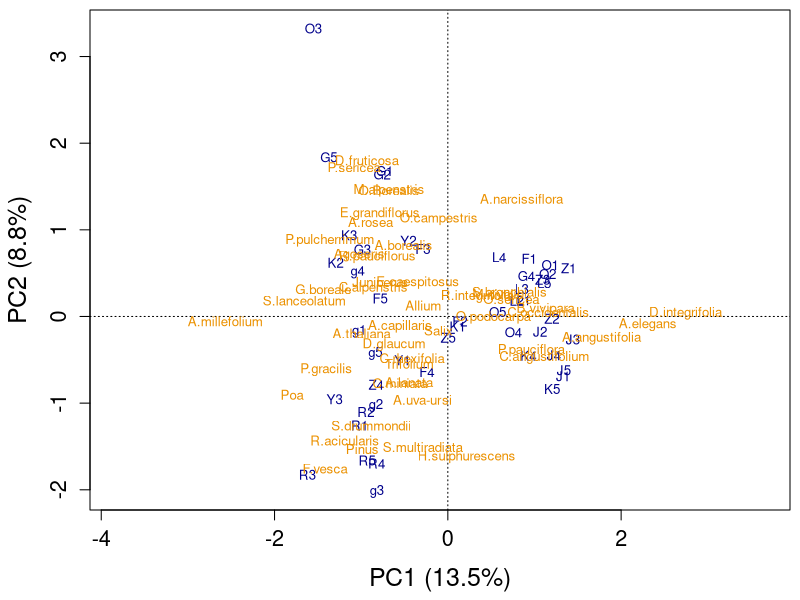

This figure's R source:
library(tidyverse)

coords <- read.csv("data//LTERCoordinates.csv")
IDs <- read.csv("data//PlantIDs2022.csv")
survey <- read.csv("data//RawPlantSurvey2022.csv")


## Revise species names
head(IDs)
for(i in 1:nrow(IDs)) {
  if (IDs[i, "Species"] == "sp." | IDs[i, "Species"] == "spp.") {
   IDs[i,"speciesName"] <-  IDs[i,"Genus"]
  } else {
    IDs[i,"speciesName"] <- paste0(substring(IDs[i,"Genus"], 1, 1), ".", IDs[i,"Species"])
  }
}

surveyIDs <- IDs %>% 
    select(Species = Shorthand, speciesName) %>% 
    full_join(survey) %>% 
    select(-Species) %>% 
    full_join(coords)


surveyIDsWide <- surveyIDs %>% spread(speciesName, PercentCover, fill = 0)

write.csv(surveyIDsWide, "data//ProcessedPlantData2022.csv", row.names = F)



### EDA

library(vegan)

plantComp <- surveyIDsWide %>% 
    group_by(Meadow, Quadrat) %>% 
    summarize_at(vars(A.angustifolia:Trifolium), .funs = mean)

resp <- plantComp %>% ungroup() %>%  select(A.angustifolia:Trifolium)
respTrans <- decostand(resp, method = "hellinger")
row.names(respTrans) <- paste0(plantComp$Meadow, plantComp$Quadrat)

pca1 <- rda(respTrans, scale = T)

## Plot ordination
adjustedSpeciesScores <- scores(pca1, display = "species")*3

pdf("Ord2022.pdf", useDingbats = F, width = 8, height = 8)
par(mar = c(4.5, 4.5, 0.5, 0.5)) 
plot(pca1, type = "n", xlab = "PC1 (13.5%)", ylab= "PC2 (8.8%)", cex.axis = 1.3, cex.lab = 1.5)
text(pca1, display = "sites",  cex = 0.8, col = "darkblue")
text(adjustedSpeciesScores, label = row.names(adjustedSpeciesScores),  cex = 0.8, col = "#EB9100")
dev.off()